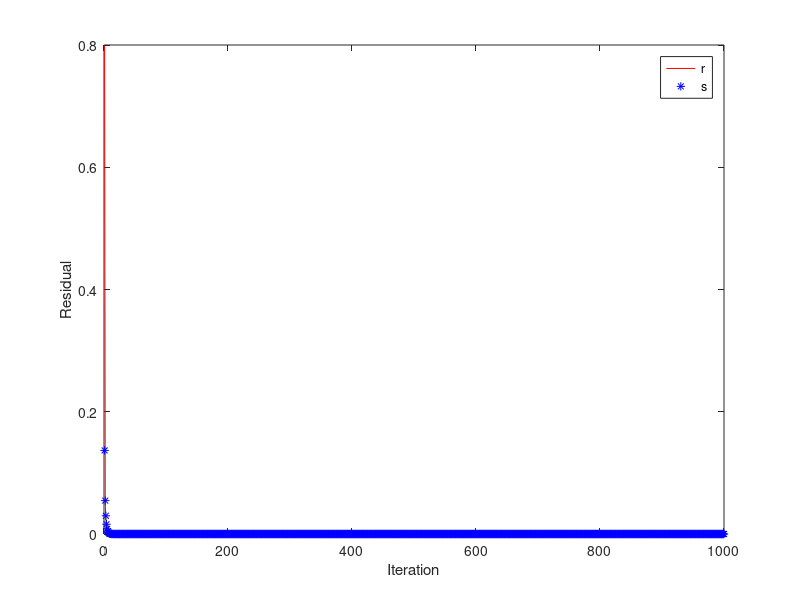
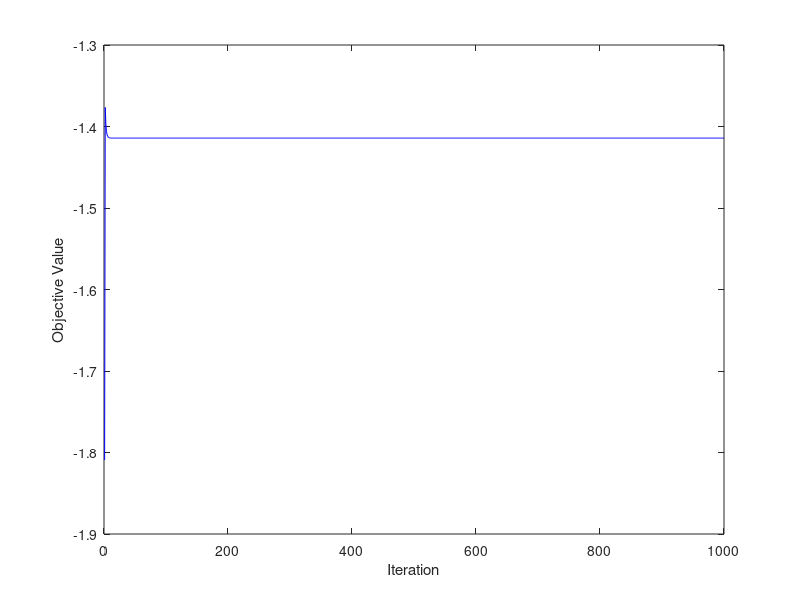

Source code (MATLAB) for these figures, in order:
clear;
MAX_ITER = 1000;
x=0;
y=0;
z=0;
r=0;
s=0;
rho =1;
tolerance=10e-10;
mu=2;
for i = 1:MAX_ITER
    %rho-update
%         if(abs(r)>mu*abs(s))
%             rho=rho*2;
%         else if (abs(s)>mu*abs(r))
%                 rho=rho/2;
%             end
%         end
    rho =rho +0.01;
    %X-update
    p=z^2-1+y/rho;
    q=1/(2*rho);
    delta =(p/3)^3+(q/2)^2;
    if delta>0
    A=nthroot(-q/2+sqrt(delta),3);
    B=nthroot(-q/2-sqrt(delta),3);
        x=A+B;
    else
    A=(-q/2+delta^(1/2))^(1/3);
    B=(-q/2-delta^(1/2))^(1/3);
        % pay attention -sqrt(3)/2i=i*sqrt(3)/2;
        omega=-1/2-sqrt(3)/2i;
        x1 = A + B;
        x2 = real(omega*A+omega^2*B);
        x3 = real(omega^2*A+omega*B);
        candi=[x1,x2,x3];
        value =candi+y*candi.^2+rho/2*(candi.^2+z^2-1).^2;
        idx =find(value==min(value),1,'first');
        x=candi(idx);
    end
    %Z-update
    z_old =z;
    p=x^2-1+y/rho;
    q=1/(2*rho);
    delta =(p/3)^3+(q/2)^2;
    if delta>0
    A=nthroot(-q/2+sqrt(delta),3);
    B=nthroot(-q/2-sqrt(delta),3);
        z=A+B;
    else
    A=(-q/2+delta^(1/2))^(1/3);
    B=(-q/2-delta^(1/2))^(1/3);
    % pay attention -sqrt(3)/2i=i*sqrt(3)/2;
     omega=-1/2-sqrt(3)/2i;
        z1 = A + B;
        z2 = real(omega*A+omega^2*B);
        z3 = real(omega^2*A+omega*B);
        candi=[z1,z2,z3];
        value =candi+y*candi.^2+rho/2*(candi.^2+x^2-1).^2;
        idx =find(value==min(value),1,'first');
        z=candi(idx);
    end
    r=x^2+z^2-1;
    s=1/2*rho*(x)^(-2)*(z^2-z_old^2);
    p=x+z;
    y=y+rho*r;
    r_history(i)=abs(r);
    s_history(i)=abs(s);
    p_history(i)=p;
end
figure;
plot(1:i,r_history,'r');
hold on;
plot(1:i,s_history,'b*');
hold off;
legend('r','s');
xlabel('Iteration');
ylabel('Residual');
figure;
plot(1:i,p_history,'b');
xlabel('Iteration');
ylabel('Objective Value');